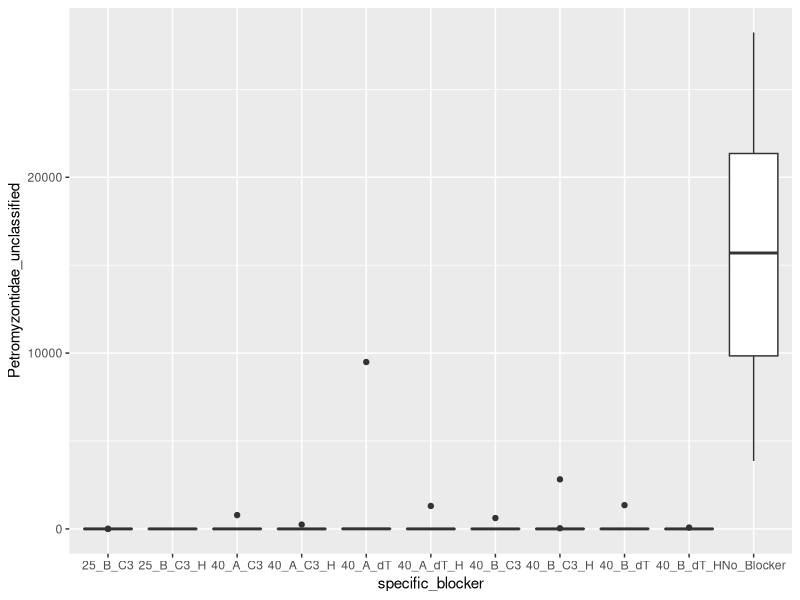
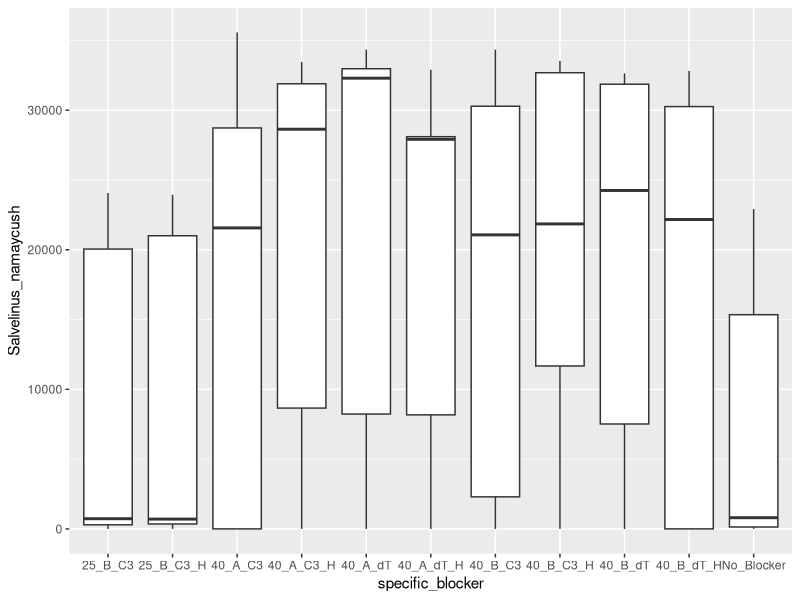
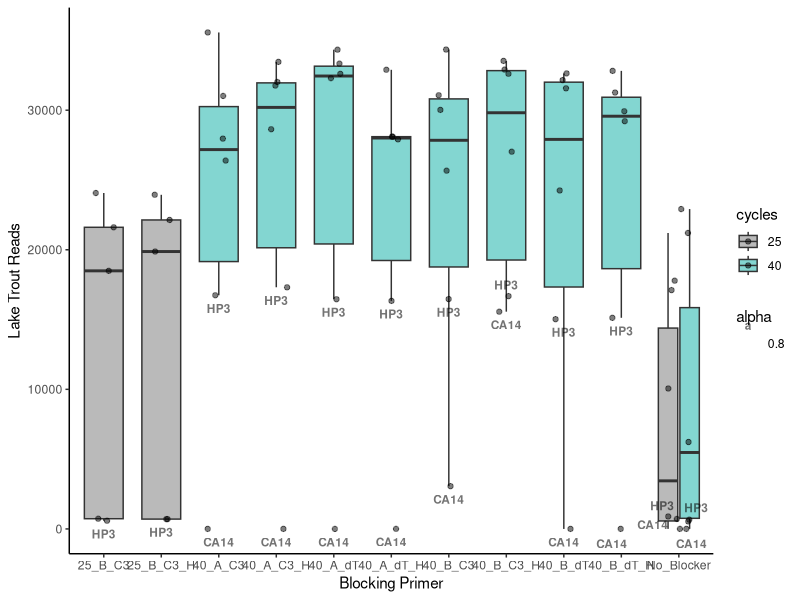
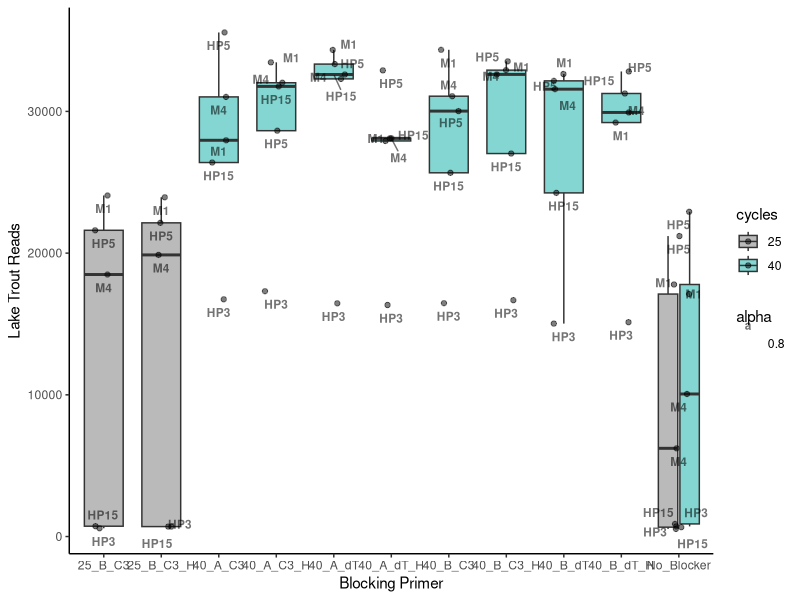
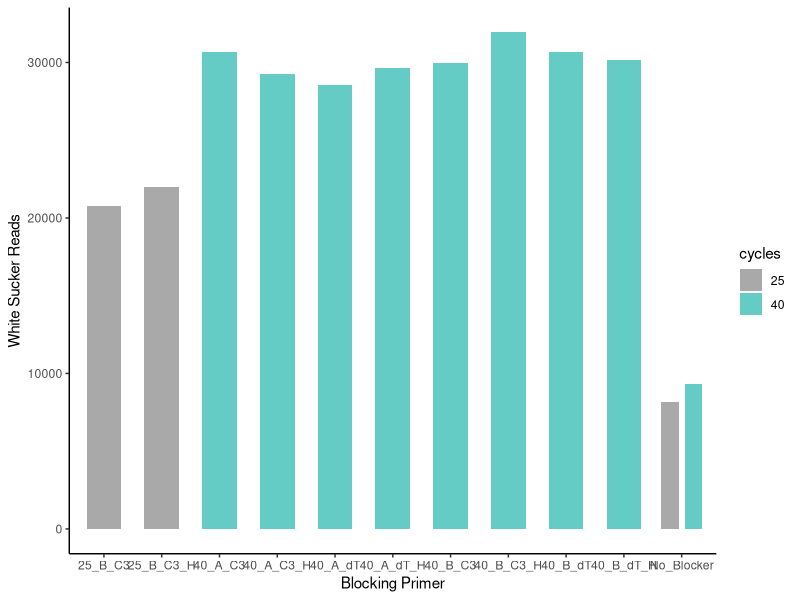
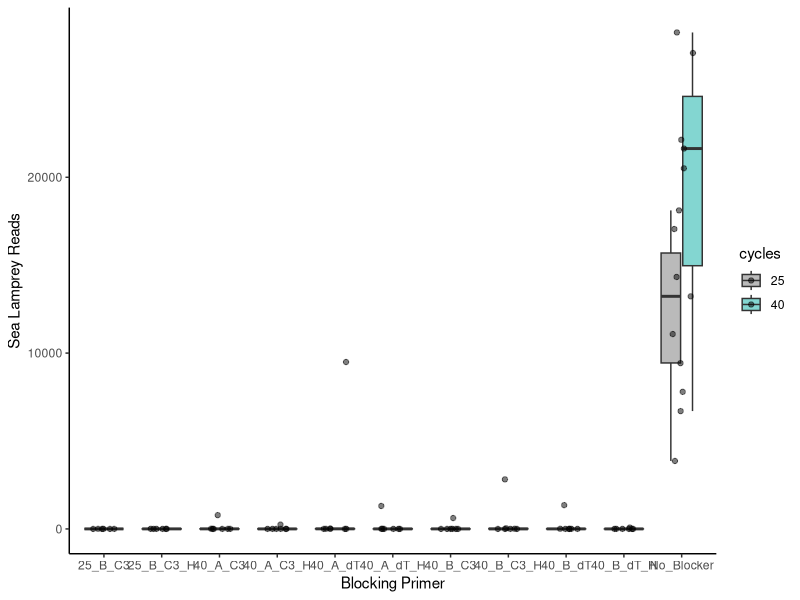
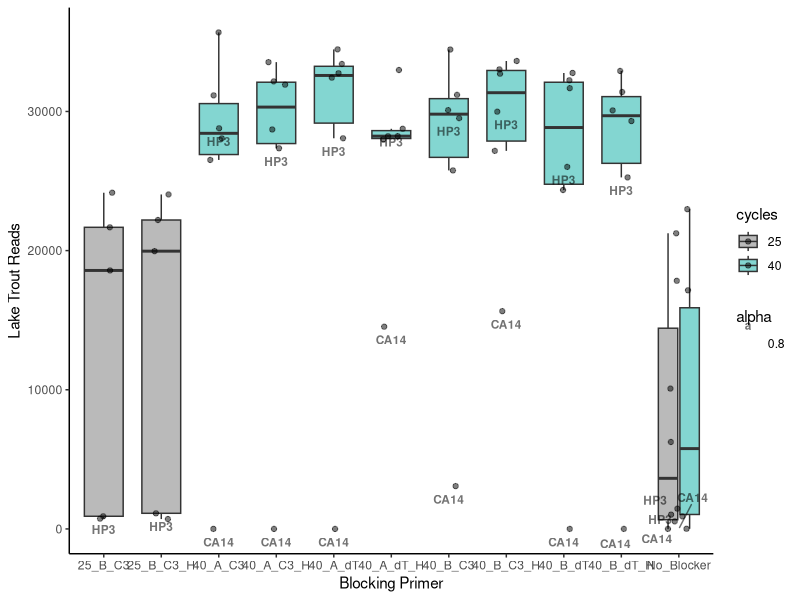
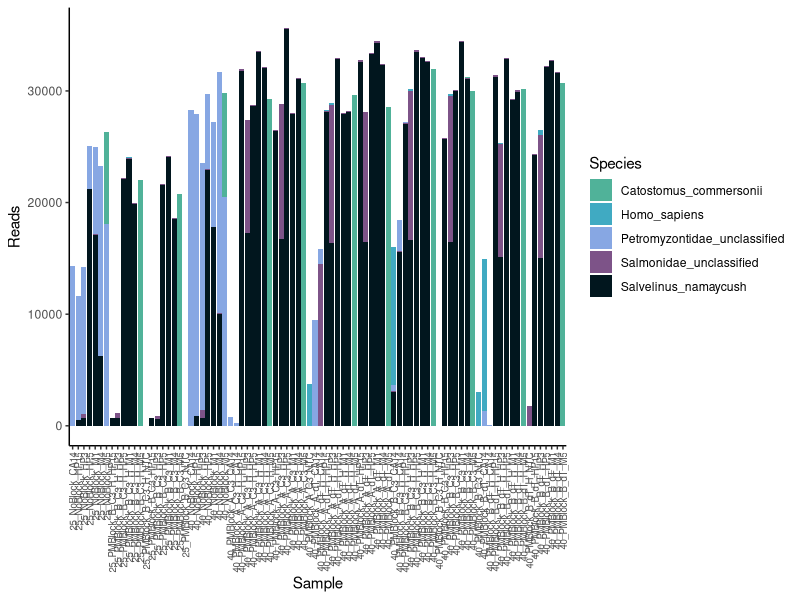

The R source for these figures, in order: (Note: this script raises an error after producing the figures.)
library(tidyverse)
library(readxl)
library(ggthemes)


options(scipen = 999)  # removing scientific notation

matrix <- read_excel("./12S_SL_BP_Micro.mothur.community.matrix.xls")
head(matrix)

# change name of first column to indicate the sample
colnames(matrix)[1] <- "Sample"

# lot of extra columns, only need first 5
# these are lake trout, white sucker, sea lamprey, Salmonidae, and human 
matrix1 <- matrix[,1:6]
head(matrix1)


###############################################################
# Adding Categories/Organizing the data
###############################################################

# is there a block or no block?
matrix1$block <- ifelse(grepl("NoBlock", matrix1$Sample), "No", "Yes")

# cycle number
matrix1$cycles <- ifelse(grepl("25", matrix1$Sample), "25", "40")

# which sample?
matrix1 <- matrix1 %>%
  mutate(sample = case_when(
    grepl("CA14", Sample) ~ "CA14",
    grepl("HP3", Sample) ~ "HP3",
    grepl("HP15", Sample) ~ "HP15",
    grepl("HP5", Sample) ~ "HP5",
    grepl("M1", Sample) ~ "M1",
    grepl("M4", Sample) ~ "M4",
    grepl("M5", Sample) ~ "M5",
    TRUE ~ "NTC" # default case
  ))

# block A or block B?
matrix1$A_B <- ifelse(grepl("_A_", matrix1$Sample), "A", 
                      ifelse(grepl("_B_", matrix1$Sample), "B","No_Blocker"))

# which end modification?
matrix1$end_mod <- ifelse(grepl("_C3_", matrix1$Sample), "C3", 
                          ifelse(grepl("_dT_", matrix1$Sample), "dT","No_Blocker"))

# HPLC purified?
matrix1$purification <- ifelse(grepl("_H_", matrix1$Sample), "H", 
                               ifelse(grepl("NoBlock", matrix1$Sample), "No_Blocker","non_H"))

# specific Sample column
matrix1 <- matrix1 %>%
  mutate(specific_blocker = case_when(
    grepl("40_PMBlock_A_C3_H_", Sample) ~ "40_A_C3_H",
    grepl("40_PMBlock_B_C3_H_", Sample) ~ "40_B_C3_H",
    grepl("40_PMBlock_A_dT_H_", Sample) ~ "40_A_dT_H",
    grepl("40_PMBlock_B_dT_H_", Sample) ~ "40_B_dT_H",
    grepl("40_PMBlock_A_C3", Sample) ~ "40_A_C3",
    grepl("40_PMBlock_B_C3", Sample) ~ "40_B_C3",
    grepl("40_PMBlock_A_dT", Sample) ~ "40_A_dT",
    grepl("40_PMBlock_B_dT", Sample) ~ "40_B_dT",
    grepl("25_PMBlock_B_C3_H_", Sample) ~ "25_B_C3_H",
    grepl("25_PMBlock_B_C3", Sample) ~ "25_B_C3",
    TRUE ~ "No_Blocker" # default case if none of the above conditions are met
  ))

#####################################################################
# Making Graphs
#####################################################################

library(ggrepel) # some of the text was overlapping, so this fixes that 
# comparing average number of sea lamprey sequences in bp samples vs non-bp samples

# for sea lamprey
ggplot(data=matrix1,aes(x=specific_blocker, y=Petromyzontidae_unclassified)) +
  geom_boxplot()

# for lake trout      
ggplot(data=matrix1,aes(x=specific_blocker, y=Salvelinus_namaycush)) +
  geom_boxplot()
# but these don't account for the samples that don't include lake trout, so...
# select only lake trout samples by removing M5 and NTC
matrix1 %>%
  filter(!grepl("M5", Sample) & !grepl("NTC", Sample)) %>%
  ggplot(aes(specific_blocker, Salvelinus_namaycush, fill = cycles))+
  geom_boxplot(alpha=0.8, outlier.shape = NA)+
  # bit messy with jitter or text, so can turn on/off
  geom_jitter(width = 0.2, height = 0, color = "black", alpha = 0.5) +
  geom_text_repel(data = subset(matrix1, sample %in% c("CA14","HP3")),
    aes(label = sample, alpha=0.8), vjust = 2, color = "black", size = 3, fontface = "bold") +
  scale_fill_manual(values=c("darkgray","#64CCC5")) +
  labs(x="Blocking Primer", y="Lake Trout Reads") +
  theme_classic()

# looking at this graph and the data a bit more closely, it looks like CA14 may have
# some outliers, so let's remove those as well and see what it looks like


matrix1 %>%
  filter(!grepl("M5", Sample) & !grepl("NTC", Sample) & !grepl("CA14", Sample)) %>%
  ggplot(aes(specific_blocker, Salvelinus_namaycush, fill = cycles))+
  geom_boxplot(alpha=0.8, outlier.shape = NA)+
  geom_jitter(width = 0.2, height = 0, color = "black", alpha = 0.5) +
  geom_text_repel(aes(label = sample, alpha=0.8), vjust = 2, color = "black", size = 3, fontface = "bold") +
  scale_fill_manual(values=c("darkgray","#64CCC5")) +
  labs(x="Blocking Primer", y="Lake Trout Reads") +
  theme_classic()

# -- Some Notes --
# Those points at the bottom for the 25 cycle samples are HP3 and HP15. When comparing
# to the 40 cycle samples, the one bottom outlier is HP3 and HP15 shoots up in with the 
# rest of the samples. Much more effective at the higher cycle ranges.


# let's try for white sucker
matrix1 %>%
  filter(grepl("M5", Sample) & !grepl("NTC", Sample) & !grepl("CA14", Sample)) %>%
  ggplot(aes(x = specific_blocker, y = Catostomus_commersonii, fill = cycles))+
  geom_bar(stat = "identity", position = position_dodge(width = 0.8), width = 0.6) +
  scale_fill_manual(values=c("darkgray","#64CCC5")) +
  labs(x="Blocking Primer", y="White Sucker Reads") +
  theme_classic()

# and finally for sea lamprey
matrix1 %>%
  filter(!grepl("NTC", Sample)) %>%
  ggplot(aes(specific_blocker, Petromyzontidae_unclassified, fill = cycles))+
  geom_boxplot(alpha=0.8, outlier.shape = NA) +
  geom_jitter(width = 0.2, height = 0, color = "black", alpha = 0.5) +
  #geom_text_repel(aes(label = sample, alpha=0.8), vjust = 2, color = "black", size = 3, fontface = "bold") +
  scale_fill_manual(values=c("darkgray","#64CCC5")) +
  labs(x="Blocking Primer", y="Sea Lamprey Reads") +
  theme_classic()

## Additional Plots?:
# ---- Add in "salmonidae" with the lake trout?
# ---- Can compare specific variables to each other (e.g. A vs B or H vs non-H, for paper)
# ---- What are the proportion changes that the Samples make?
# --------- Compare the percentages by which the Samples reduced sea lamprey/lake trout
# ---- How the fraction of reads changes across categories and Samples




##### random stats ##########

matrix1 %>% 
  filter(specific_blocker == "No_Blocker" & cycles == "25") %>%
  summarize(mean = mean(Petromyzontidae_unclassified))  # 12211

matrix1 %>% 
  filter(specific_blocker == "No_Blocker" & cycles == "40") %>%
  summarize(mean = mean(Petromyzontidae_unclassified))  # 19387
  

# comparing the two cycle groups for number of lake trout reads

group25 <- subset(matrix1, cycles == "25" & specific_blocker != "No_Blocker" & sample != "NTC" & sample != "M5")
group40 <- subset(matrix1, cycles == "40" & specific_blocker != "No_Blocker" & sample != "NTC" & sample != "M5")
groupNB <- subset(matrix1, cycles == "40" & specific_blocker == "No_Blocker" & sample != "NTC" & sample != "M5")

summarize(groupNB, mean = mean(groupNB$Salvelinus_namaycush))
summarize(group40, mean = mean(group40$Salvelinus_namaycush))


result <- wilcox.test(group25$Salvelinus_namaycush, group40$Salvelinus_namaycush)

group25 %>%
  filter(specific_blocker == "25_B_C3") %>%
  summarize(mean = mean(Salvelinus_namaycush))

group40 %>%
  filter(specific_blocker == "40_B_C3") %>%
  summarize(mean = mean(Salvelinus_namaycush))

wilcox.test(group40$Salvelinus_namaycush, groupNB$Salvelinus_namaycush)

#just B-C3 and B-C3-H

group40_BC3 <- group40 %>%
  filter(A_B == "B" & end_mod == "C3")
wilcox.test(group25$Salvelinus_namaycush, group40_BC3$Salvelinus_namaycush)


# looking at salmonid reads per blocking primer

# make a new column with total reads 
matrix1$total_reads <- rowSums(matrix1[3:6])

# combine lake trout and Salmonidae for total salmonids (probably all lake trout)
matrix1$total_salmonids <- matrix1$Salmonidae_unclassified + matrix1$Salvelinus_namaycush

matrix1 %>%
  filter(!grepl("M5", Sample) & !grepl("NTC", Sample)) %>%
  ggplot(aes(specific_blocker, total_salmonids, fill = cycles))+
  geom_boxplot(alpha=0.8, outlier.shape = NA)+
  geom_jitter(width = 0.2, height = 0, color = "black", alpha = 0.5) +
  geom_text_repel(data = subset(matrix1, sample %in% c("CA14","HP3")),
                  aes(label = sample, alpha=0.8), vjust = 2, color = "black", size = 3, fontface = "bold") +
  scale_fill_manual(values=c("darkgray","#64CCC5")) +
  labs(x="Blocking Primer", y="Lake Trout Reads") +
  theme_classic()

# reorder and create stacked bar column

reordered <- matrix1[order(matrix1$specific_blocker), ]

reordered_long <- reordered[ ,c(1:6,13,14)] %>%
  pivot_longer(cols = c(Salvelinus_namaycush, Catostomus_commersonii, Petromyzontidae_unclassified, Salmonidae_unclassified, Homo_sapiens), 
               names_to = "Species", values_to = "Reads")

reordered_long <- reordered_long %>%
  group_by(specific_blocker) %>%
  mutate(Proportion = Reads / sum(Reads))

reordered_long <- reordered_long %>%
  mutate(Digestive_Sample = case_when(
    grepl("CA14", Sample) ~ "CA14",
    grepl("HP3", Sample) ~ "HP3",
    grepl("HP15", Sample) ~ "HP15",
    grepl("HP5", Sample) ~ "HP5",
    grepl("M1", Sample) ~ "M1",
    grepl("M4", Sample) ~ "M4",
    grepl("M5", Sample) ~ "M5",
    TRUE ~ "NTC" # default case
  ))

# taking ".12S" out of the sample names
reordered_long$Sample <- gsub("\\.12S$", "", reordered_long$Sample)

#colors
custom_colors <- c("#50b299", "#40aac2","#87a7e3", "#7d5388","#01161e")

# all samples
ggplot(reordered_long, aes(x = Sample, y = Reads, fill = Species)) +
  geom_col() +
  scale_fill_manual(values = custom_colors) +
  theme_classic()+
  theme(axis.text.x = element_text(angle = 90, vjust = 0.5, hjust = 1, size =7))

# grouped by blocker
ggplot(reordered_long, aes(x = specific_blocker, y = Reads, fill = Species)) +
  geom_col() +
  scale_fill_manual(values = custom_colors) +
  theme_classic()+
  theme(axis.text.x = element_text(angle = 90, vjust = 0.5, hjust = 1, size =7))

# CA14 with different blockers
ggplot(subset(reordered_long, grepl("CA14", Sample)), aes(x = specific_blocker, y = Reads, fill = Species)) +
  geom_col() +
  scale_fill_manual(values = custom_colors) +
  theme_classic()+
  theme(axis.text.x = element_text(angle = 90, vjust = 0.5, hjust = 1, size =7))+
  labs(x = "Blocking Primer", y = "Number of Sequence Reads", title = "Number of Sequence Reads per Blocking Primer of CA14")

# HP15 with different blockers
ggplot(subset(reordered_long, grepl("HP15", Sample)), aes(x = specific_blocker, y = Reads, fill = Species)) +
  geom_col() +
  scale_fill_manual(values = custom_colors) +
  theme_classic()+
  theme(axis.text.x = element_text(angle = 90, vjust = 0.5, hjust = 1, size = 11),
        plot.title = element_text(face = "bold", family = "Helvetica", size = 14)) +
  labs(x = "Blocking Primer", y = "Number of Sequence Reads")

unique(matrix1$sample)


library(ggthemes)


ggplot(reordered_long, aes(x = specific_blocker, y = Reads, fill = Species)) +
  geom_col() +
  scale_fill_manual(values = custom_colors, 
                    labels = c("White Sucker", "Homo Sapiens", "Sea Lamprey", "Salmonid (unclassified)", "Lake Trout"))+
  theme_few()+
  theme(axis.text.x = element_text(angle = 90, vjust = 0.5, hjust = 1, size = 11)) +
  labs(x = "Blocking Primer", y = "Number of Sequence Reads") +
  facet_wrap(~ Digestive_Sample, ncol = 3)+
  theme(text = element_text(family = "Helvetica", face = "bold"),
        strip.text = element_text(size = 14),
        axis.text = element_text(family = "Helvetica", face = "plain"),
        axis.text.x = element_text(size = 9),
        legend.key.size = unit(1.5, "lines"),  # Adjust legend key size
        legend.text = element_text(size = 12),  # Adjust legend text size
        legend.title = element_text(size = 14, face = "bold"))

# reorder of the samples
reordered_long$Digestive_Sample <- factor(reordered_long$Digestive_Sample, 
                                          levels = c("M1", "M4", "M5", "HP3", "HP5", "HP15", "CA14", "NTC"))

#---------- reorganizing the data frame

# breaking up the NB sections into 25-cycle and 40-cycle
for (i in 1:nrow(reordered_long)) {
  if (grepl("25_NoBlock", reordered_long$Sample[i])) {
    reordered_long$specific_blocker[i] <- "No_Blocker_25"
  }
}

# new dataframe that does not include the 25-cycle PCR
seq_df_40 <- reordered_long %>%
  filter(!grepl("25", Sample))

#--- new graph with new df
seq_df_40$Species <- factor(seq_df_40$Species, levels=c("Salmonidae_unclassified",
                                                        "Salvelinus_namaycush",
                                                        "Catostomus_commersonii",
                                                        "Homo_sapiens",
                                                        "Petromyzontidae_unclassified"))

ggplot(seq_df_40, aes(x = specific_blocker, y = Reads, fill = Species)) +
  geom_col() +
  scale_fill_manual(values = custom_colors, 
                    labels = c("Salmonid (unclassified)",  "Lake Trout", "White Sucker", "Homo Sapiens", "Sea Lamprey"))+
  theme_few()+
  theme(axis.text.x = element_text(angle = 60, vjust = 1, hjust = 1, size = 15),
        plot.title = element_text(hjust = 0.5)) +
  ggtitle("Sequence Read Counts per Taxa per Blocking Primer") +
  labs(x = "Blocking Primer", y = "Number of Sequence Reads") +
  facet_wrap(~ Digestive_Sample, ncol = 2)+  # toggle this on/off for wrapped/unwrapped plot
  theme(text = element_text(family = "Helvetica", face = "bold"),
        strip.text = element_text(size = 14),
        axis.text = element_text(family = "Helvetica", face = "plain"),
        axis.text.x = element_text(size = 9),
        legend.key.size = unit(1.5, "lines"),  # Adjust legend key size
        legend.text = element_text(size = 12),  # Adjust legend text size
        legend.title = element_text(size = 14, face = "bold"))


# filter out homo sapiens
seq_df_40_nohs <- filter(seq_df_40, Species != "Homo_sapiens")
# adjust colors
custom_colors2 <- c("#6bc9b2", "#40aac2","#87a7e3","#01161e")

#plot again
no_hs_seq_plot <- ggplot(seq_df_40_nohs, aes(x = specific_blocker, y = Reads, fill = Species)) +
  geom_col() +
  scale_fill_manual(values = custom_colors2, 
                    labels = c("Salmonid (unclassified)",  "Lake Trout", "White Sucker", "Sea Lamprey"))+
  theme_few()+
  theme(axis.text.x = element_text(angle = 60, vjust = 1, hjust = 1, size = 15),
        plot.title = element_text(hjust = 0.5)) +
  ggtitle("Sequence Read Counts per Taxa per Blocking Primer") +
  labs(x = "Blocking Primer", y = "Number of Sequence Reads") +
  facet_wrap(~ Digestive_Sample, ncol = 2)+  # toggle this on/off for wrapped/unwrapped plot
  theme(text = element_text(family = "Helvetica", face = "bold"),
        strip.text = element_text(size = 14),
        axis.text = element_text(family = "Helvetica", face = "plain"),
        axis.text.x = element_text(size = 9),
        legend.key.size = unit(1.5, "lines"),  # Adjust legend key size
        legend.text = element_text(size = 12),  # Adjust legend text size
        legend.title = element_text(size = 14, face = "bold"))

no_hs_seq_plot







#---------- more basic stats on blocking primer numbers
head(seq_df_40_nohs)

m1_nb_total <- seq_df_40_nohs %>%
  filter(specific_blocker )
